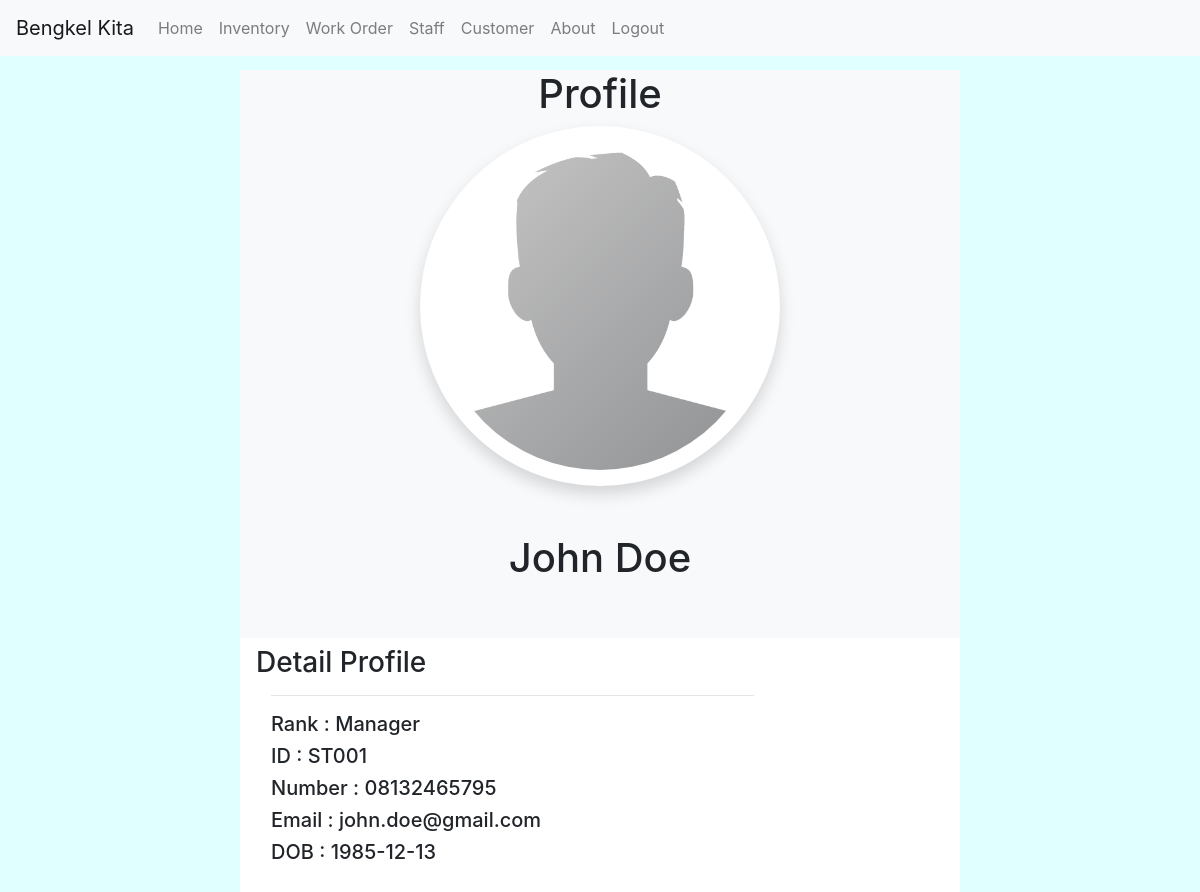
Page /Admin/home_M.php (signed in) on the committed database.
### tables this page shows
CREATE TABLE `staff` (
  `StaffID` char(5) NOT NULL,
  `STypeID` char(5) NOT NULL,
  `StaffName` varchar(30) NOT NULL,
  `StaffPNumber` varchar(15) NOT NULL,
  `StaffEmail` varchar(30) NOT NULL,
  `StaffDOB` date NOT NULL,
  `StaffPassword` varchar(30) NOT NULL,
  `StaffSalary` int(11) NOT NULL,
  `img` varchar(700) NOT NULL
);

### Admin/Home_M.php (the view, shortened to what this page needs)
<!DOCTYPE html>
<html>
    <head>
        <link rel="stylesheet" href="../bootstrap-4.1.3-dist/css/bootstrap.min.css">
        <link rel="stylesheet" href="../MainStyle.css">
    </head>
    <body>
        <Section class="Header">
        </Section>
        <section Class="ContentHome_M">
            <div  Class="container bg-light text-center pb-5   "  >
                <center><h1>Profile</h1></center>
                <?php
                include "../Function/condb.php";
                $id = $_SESSION['id'];
                $sql = "SELECT * FROM STAFF where StaffID = '$id'";
                $res= mysqli_query($con,$sql);
                $row = mysqli_fetch_assoc($res);
                ?>
                    <img src="../img/staff_pic/<?= $row['img'];?>" class=" rounded-circle shadow p-3 mb-5 bg-white rounded " width="360" height="360">
                    <h1><?= $row['StaffName']; ?></h1>
                </div>
                <div Class="text-left border-3">
                    <?php
                        $rankin =  $row['STypeID'];
                        $rank_r = str_replace("TP001",Manager,$rankin);
                    ?>
                    <h3 Class="pl-3 pt-2">Detail Profile</h3>
                    <div class="container ml-3">
                    <hr width="70%" align="left" >
                    <h5>Rank     : <?= $rank_r?> </h5>
                    <h5>ID      : <?= $row['StaffID']; ?></h5>
                    <h5>Number  : <?= $row['StaffPNumber']; ?></h5>
                    <h5>Email   : <?= $row['StaffEmail']; ?></h5>
                    <h5>DOB     : <?= $row['StaffDOB']; ?></h5>
                    </div>
                </div>
        </section>
    </body>
</html>

### Mainstyle.css (style rules this page uses)
body { background-color: lightcyan; }
.Header { padding-top: 1%; padding-left: 10%; padding-right: 10%; }
.ContentHome_M { margin-top: 4%; margin-left: 20%; margin-right: 20%; padding-bottom: 2%; background-color: white; }

### rows in the picture
staff: img (picture), StaffName "John Doe", STypeID "Manager", StaffID "ST001", StaffPNumber "08132465795", StaffEmail "john.doe@gmail.com", StaffDOB "1985-12-13"
